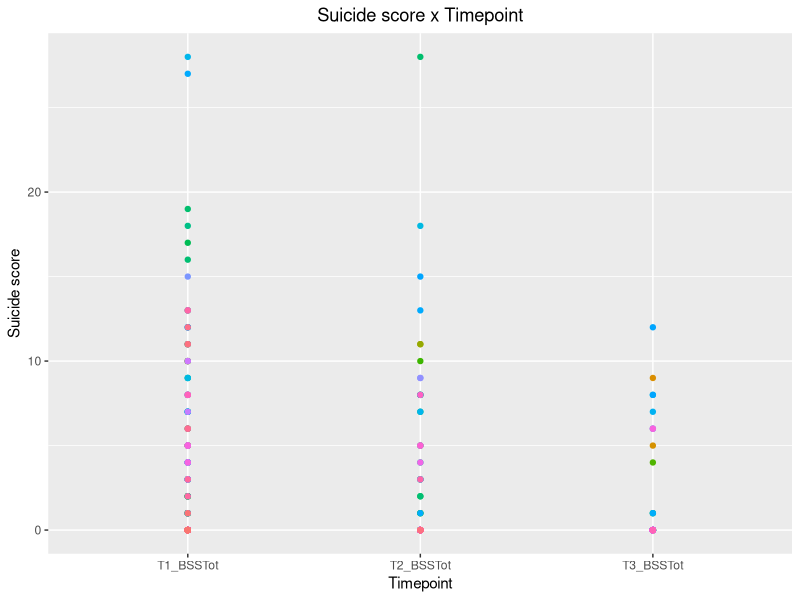
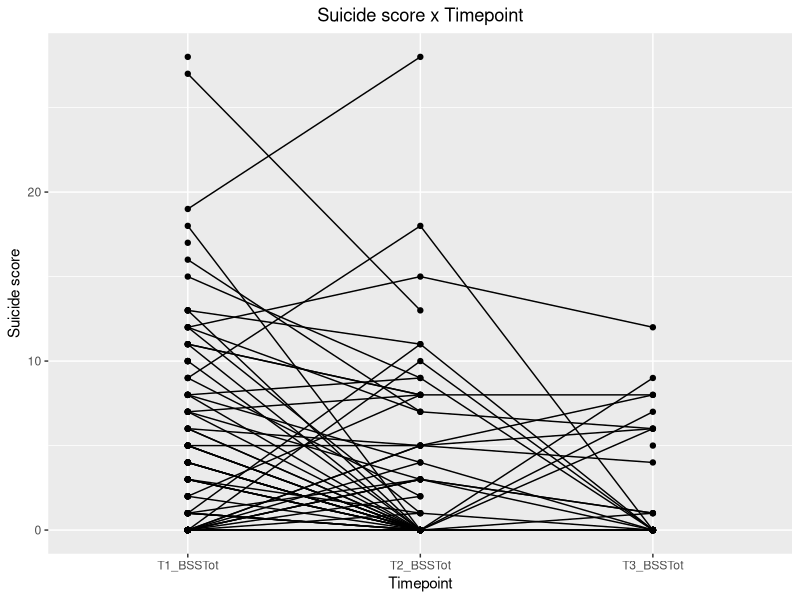
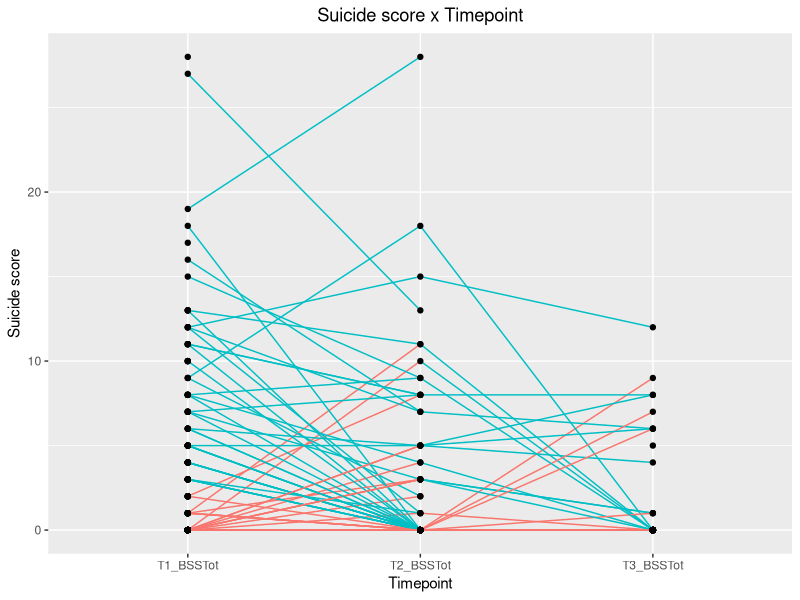

The R source for these figures, in order:
## ---- chunk 1
rm(list = ls())
library(foreign)
library(tidyverse)
library(plyr)
library(tidyr)
library(dplyr)
library(ggplot2)
library(lubridate)


#Pull in all three timepoints
SuicideT1 <- read.spss("StressStudy_T1short.sav", use.value.labels = FALSE, to.data.frame = TRUE)
SuicideT2 <- read.spss("StressStudy_T2short.sav", use.value.labels = FALSE, to.data.frame = TRUE)
SuicideT3 <- read.spss("StressStudy_T3short.sav", use.value.labels = FALSE, to.data.frame = TRUE)

#Merge all three timepoints
SuicideMerge <- left_join(SuicideT1, SuicideT2, by = "ID")
SuicideMerge <- left_join(SuicideMerge, SuicideT3, by= "ID")
#Change order of columns
SuicideMerge <- SuicideMerge[, c(1:2, 22, 28, 16:21, 23:27, 29:33, 3:15)]

SuicideMerge$T1_Date <- as.Date(SuicideMerge$T1_DateStarted)
SuicideMerge$T2_Date <- as.Date(SuicideMerge$T2_DateStarted)
SuicideMerge$T3_Date <- as.Date(SuicideMerge$T3_DateStarted)

SuicideShort <- select(SuicideMerge, ID, T1_Date, T2_Date, T3_Date, T1_BSSTot, T2_BSSTot, T3_BSSTot)
SuicideShort <- as.tibble(SuicideShort)
## ---- chunk 2
#Data is originally in wide mode. Convert to long format:
Suicidelong <- gather (SuicideShort, Timepoint, BSSscore, T1_BSSTot:T3_BSSTot)
Suicidelong <- as.tibble(Suicidelong) 
Suicidelong <- arrange(Suicidelong, .by_group = ID)

#Convert back to wide mode:
Suicidewide <- spread(Suicidelong, Timepoint, BSSscore)
Suicidewide <- as.tibble(Suicidewide)
## ---- chunk 3
#Break apart date variables
#Code copied from above
SuicideMerge$T1_Date <- as.Date(SuicideMerge$T1_DateStarted)
SuicideMerge$T2_Date <- as.Date(SuicideMerge$T2_DateStarted)
SuicideMerge$T3_Date <- as.Date(SuicideMerge$T3_DateStarted)
#Change order of columns
#SuicideMerge <- SuicideMerge[, c(1, 34:36, 5:33, 2:4)]
## ---- chunk 4
length(which(!is.na(SuicideMerge$T1_Date))) #553 in the first wave
length(which(!is.na(SuicideMerge$T2_Date))) #278 in the second wave
length(which(!is.na(SuicideMerge$T3_Date))) #138 in the third wave
## ---- chunk 5
#Create a difference variable for time (Days)
SuicideShort$Days <- difftime(SuicideShort$T3_Date , SuicideShort$T1_Date , units = c("days"))

#Create a difference variable for time (Weeks)
SuicideShort$Weeks <- difftime(SuicideShort$T3_Date , SuicideShort$T1_Date , units = c("weeks"))
SuicideShort$Weeks <- round(SuicideShort$Weeks, digits = 2)
## ---- chunk 6
Suicidelong <- gather (SuicideShort, Timepoint, BSSscore, T1_BSSTot:T3_BSSTot)
Suicidelong <- as.tibble(Suicidelong) 
Suicidelong <- arrange(Suicidelong, .by_group = ID)
Suicidelong$Timepoint <- as.factor(Suicidelong$Timepoint)

gg1 <- ggplot(data = Suicidelong, aes(x = Timepoint, y = BSSscore)) + geom_line(aes(colour = factor(ID))) + geom_point(aes(colour = factor(ID))) + guides(colour = FALSE) + xlab("Timepoint") + ylab("Suicide score") + ggtitle ("Suicide score x Timepoint") + theme(plot.title = element_text(hjust = 0.5))
gg1
## ---- chunk 7
#Add average trend line red
#Color lines with BSSscore > 2 one color
#Color lines with BSSscore < 2 another color

# library(broom)
# regressions <- Suicidelong %>%
#   group_by(ID) %>%
#   do(tidy(lm(BSSscore ~ Timepoint, data=.)))
# regressions
# 
# regressions %>%
#   group_by(term) %>%
#   summarise(avg.reg = mean(estimate))

#Plot graph with a average trend line
gg2 <- gg1 <- ggplot(data = Suicidelong, aes(x = Timepoint, y = BSSscore)) + geom_point() + geom_line(aes(group = ID)) + guides(colour = FALSE) + stat_smooth(method = "lm", color = "red", size = 2) + xlab("Timepoint") + ylab("Suicide score") + ggtitle ("Suicide score x Timepoint") + theme(plot.title = element_text(hjust = 0.5))
gg2


#Plot graph with a average trend line and highlight lines above and below BSSscore = 2
gg3 <- gg1 <- ggplot(data = Suicidelong, aes(x = Timepoint, y = BSSscore)) + geom_line(aes(group = ID, colour = ifelse(BSSscore > 2, "green", "blue"))) + geom_point() + guides(colour = FALSE) + stat_smooth(method = "lm", color = "black", size = 2) + xlab("Timepoint") + ylab("Suicide score") + ggtitle ("Suicide score x Timepoint") + theme(plot.title = element_text(hjust = 0.5))
gg3
## ---- chunk 8
cor(SuicideMerge$T1_BSSTot, SuicideMerge$T2_BSSTot, use = "pairwise.complete.obs")
cor(SuicideMerge$T2_BSSTot, SuicideMerge$T3_BSSTot, use = "pairwise.complete.obs")
